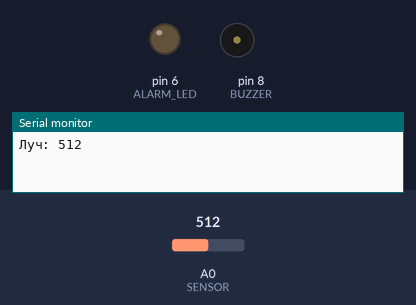
Bench run of a sketch on a simulated Arduino Uno, built with avr-gcc and run on an emulated ATmega328P. On the bench: output pins drawn as LEDs (lit = HIGH), buzzer (waves = sounding), the last lines printed to the serial monitor. The test bench sets the inputs (shaded band); at power-on: A0 (SENSOR) = 512.

Above: at 3.2 s.
3.3 s: A0 (SENSOR) set to 600
4.8 s: A0 (SENSOR) set to 626
At 4.95 s:
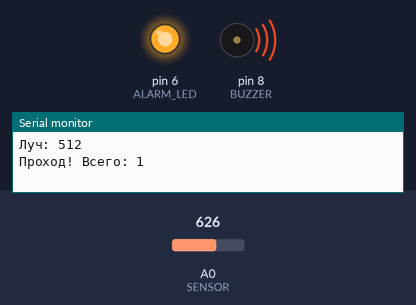
At 6.4 s:
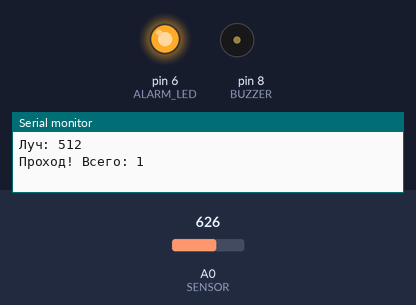
Timing chart, 0 to 7.9 s (numbered marks = the images above; inputs shaded):
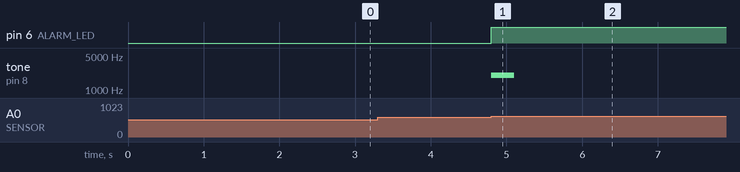

Measured:
- the behaviour switches between 612 and 613 on A0 (SENSOR) (found by bisection; images 0 and 1)
- after the input at 3.3 s, every drawn part: stays the same
- after the input at 4.8 s, pin 6 (ALARM_LED): LOW → HIGH at once; tone on pin 8 (BUZZER): silent → 2000 Hz at once, → silent 0.30 s later

The sketch:

m7_ohrana.ino
```cpp
// Модуль 7. Охрана здания (оптический барьер)
const int SENSOR = A0;
const int ALARM_LED = 6;
const int BUZZER = 8;      // зуммер общий с модулем 6

int beamLevel;             // значение, когда луч свободен
int limit;                 // больше этого — луч перекрыт
bool blocked = false;
int passes = 0;            // счётчик проходов

void setup() {
  pinMode(SENSOR, INPUT_PULLUP);
  pinMode(ALARM_LED, OUTPUT);
  pinMode(BUZZER, OUTPUT);
  Serial.begin(9600);

  long sum = 0;            // 2 секунды запоминаем свободный луч
  for (int i = 0; i < 40; i++) { sum += analogRead(SENSOR); delay(50); }
  beamLevel = sum / 40;
  limit = beamLevel + 100;
  Serial.print("Луч: "); Serial.println(beamLevel);
}

void loop() {
  int v = analogRead(SENSOR);   // перекрыли луч — число растёт

  if (!blocked && v > limit) {  // луч только что перекрыли
    blocked = true;
    passes++;
    Serial.print("Проход! Всего: "); Serial.println(passes);
    digitalWrite(ALARM_LED, HIGH);
    tone(BUZZER, 2000, 300);
  }
  if (blocked && v < limit - 40) {   // луч снова свободен
    blocked = false;
    digitalWrite(ALARM_LED, LOW);
  }
  delay(20);
}
```
